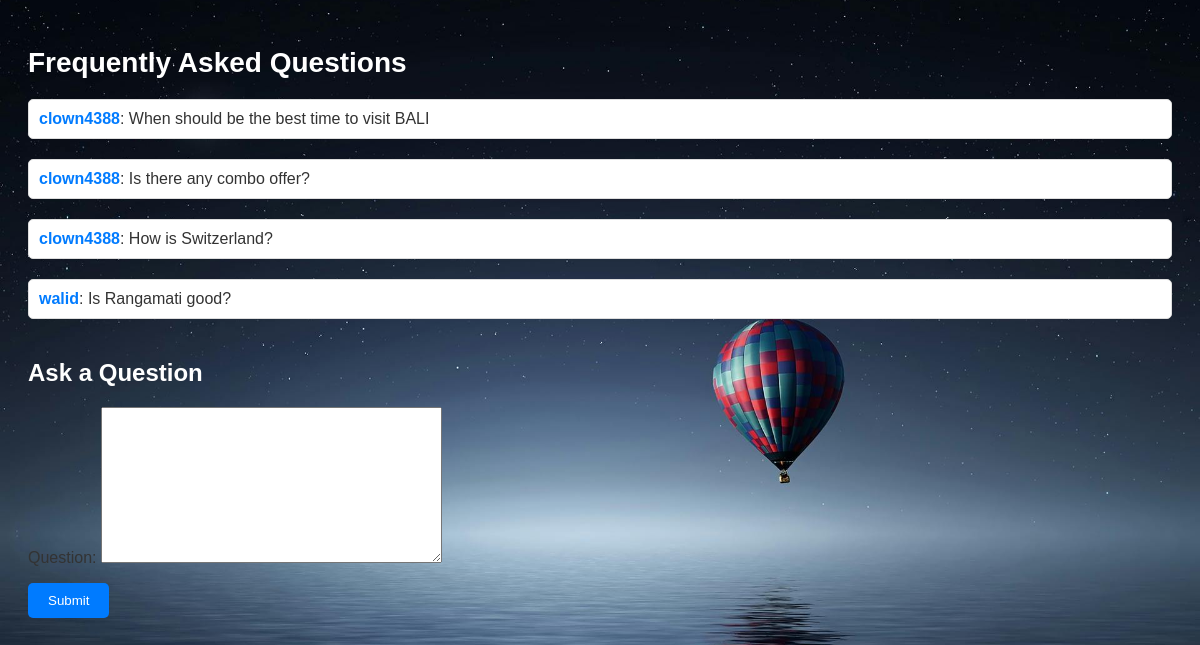
Screenshot of /faq/ with the database file from the repository.
### tbp/models.py (models this page shows, shortened)
class FAQ(models.Model):
    user = models.ForeignKey(get_user_model(), on_delete=models.CASCADE)
    question = models.TextField()
    answer = models.TextField(blank=True, null=True)
    created_at = models.DateTimeField(auto_now_add=True)

class traveler(AbstractUser):
    username = models.CharField(max_length=150, primary_key=True)
    email = models.EmailField(unique=True)
    phone = models.IntegerField(null=True)
    age = models.PositiveIntegerField(null=True)
    name = models.CharField(max_length=100)
    gender = models.CharField(max_length=10)
    profile_picture = models.ImageField(upload_to='profile_pictures/', null=True, blank=True)

### tbp/views.py (the view)
# urls.py: path('faq/',views.faq,name = 'faq'),
def faq(request):
    faqs = FAQ.objects.all().order_by('-created_at')
    if request.method == 'POST':
        form = FAQForm(request.POST)
        if form.is_valid():
            faq_instance = form.save(commit=False)
            faq_instance.user = request.user
            faq_instance.save()
            return redirect('faq')
    else:
        form = FAQForm()
    return render(request, 'faq.html', {'faqs': faqs, 'form': form})

### tbp/forms.py
class FAQForm(forms.ModelForm):
    class Meta:
        model = FAQ
        fields = ['question']

### tbp/templates/faq.html (shortened to what this page needs)
{% load static %}
<!DOCTYPE html>
<html lang="en">
<head>
</head>
<body>
    <h1>Frequently Asked Questions</h1>
    <ul>
        {% for faq in faqs %}
            <li>
                <strong>{{ faq.user.username }}</strong>: {{ faq.question }}
            </li>
        {% empty %}
            <li>No questions yet.</li>
        {% endfor %}
    </ul>
    <h2>Ask a Question</h2>
    <form method="post">
        {{ form.as_p }}
        <button type="submit">Submit</button>
    </form>
</body>
</html>

### rows the page displays
FAQ: user.username "clown4388", question "When should be the best time to visit BALI"
FAQ: user.username "clown4388", question "Is there any combo offer?"
FAQ: user.username "clown4388", question "How is Switzerland?"
FAQ: user.username "walid", question "Is Rangamati good?"
